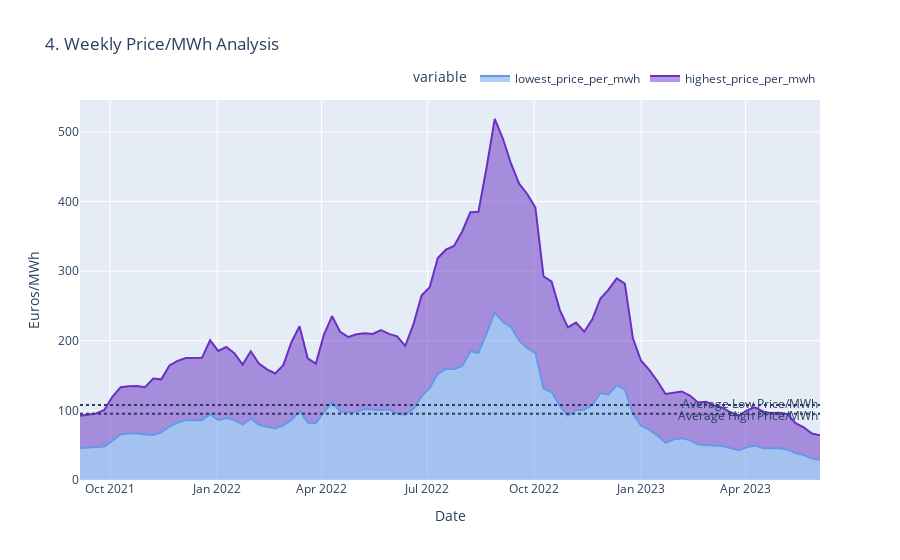

Notebook code for this chart:
### Code cell
fig = px.area(weekly, x=weekly.index, y=["lowest_price_per_mwh","highest_price_per_mwh"],title='4. Weekly Price/MWh Analysis',
              color_discrete_map={"lowest_price_per_mwh": "#6499E9","highest_price_per_mwh": "#6930C3"})
fig.add_hline(y=meanGasLow, line_dash="dot", annotation_text="Average Low Price/MWh", annotation_position="top right")
fig.add_hline(y=meanGasHigh, line_dash="dot", annotation_text="Average High Price/MWh", annotation_position="bottom right")
fig.update_layout(xaxis_title="Date", yaxis_title="Euros/MWh",legend=dict(orientation="h", yanchor="bottom", y=1.02, xanchor="right", x=1))
fig.show()
